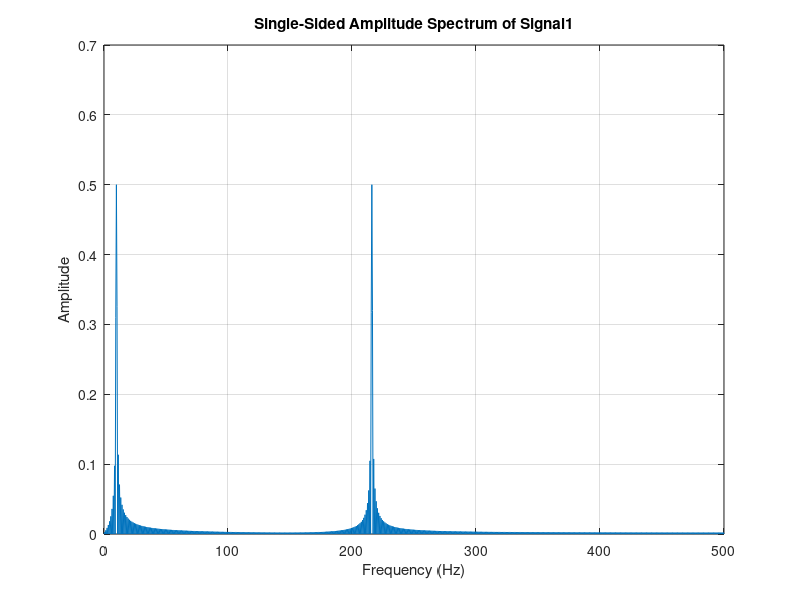

Recreate this plot in MATLAB.
load('signal1.mat');
Fs=1000;

Y = fft(Signal1);
L = length(Signal1);

P2 = abs(Y/L);
P1 = P2(1:L/2+1);
P1(2:end-1) = 2*P1(2:end-1);

f = Fs*(0:(L/2))/L;

figure;
plot(f, P1);
title('Single-Sided Amplitude Spectrum of Signal1');
xlabel('Frequency (Hz)');
ylabel('Amplitude');
grid on;
